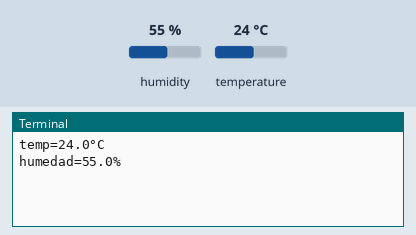
This program was run on a simulated Raspberry Pi (BCM pin numbers). Shown: the last lines printed to the terminal. The inputs (shaded band) are chosen by the test bench; at power-on: humidity 55 %, temperature 24 °C. Databases and web services accept everything at once and return nothing.

Above: at 1.2 s.
1.3 s: humidity set to 22 %
At 5.2 s:
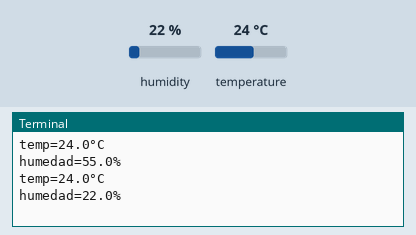
5.9 s: temperature set to 12 °C
At 8.8 s:
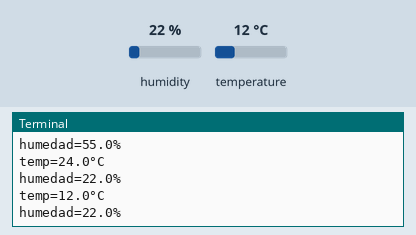
10.5 s: humidity set to 40 %
At 12.5 s:
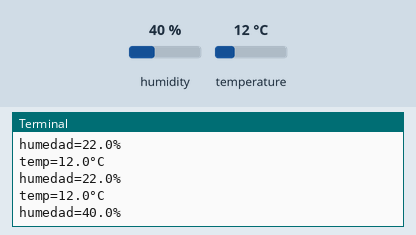
Timing chart, 0 to 14.0 s (numbered marks = the images above; inputs shaded):
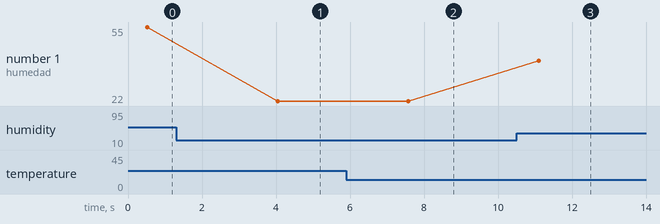

Measured:
- after the input at 1.3 s, the terminal: prints a new line after 2.8 s (image 1)
- after the input at 5.9 s, the terminal: prints a new line after 1.7 s (image 2)
- after the input at 10.5 s, the terminal: prints a new line after 0.60 s (image 3)
- plotted number 1: 55 → 22 after the input at 1.3 s, 22 → 40 after the input at 10.5 s

The program:

hhh.py
```python
from influxdb import InfluxDBClient as influx
import Adafruit_DHT as dht
from time import sleep as t
sensor = dht.DHT11
pin = 2
cliente = influx(database='dht11')
while 1:
    humedad, temperatura =dht.read_retry(sensor, pin)
    if humedad is not None and temperatura is not None:
        print("""temp={0}°C
humedad={1}%""".format(temperatura, humedad))
        data = []
        data.append("temperatura,tag1=2 temp={}".format(temperatura))
        data1 = []
        data1.append("humedad,tag2=2 hum={}".format(humedad))
        cliente.write_points(data, database='dht11', time_precision='s', protocol='line')
        cliente.write_points(data1, database='dht11', time_precision='s', protocol='line')
    t(3)
```
